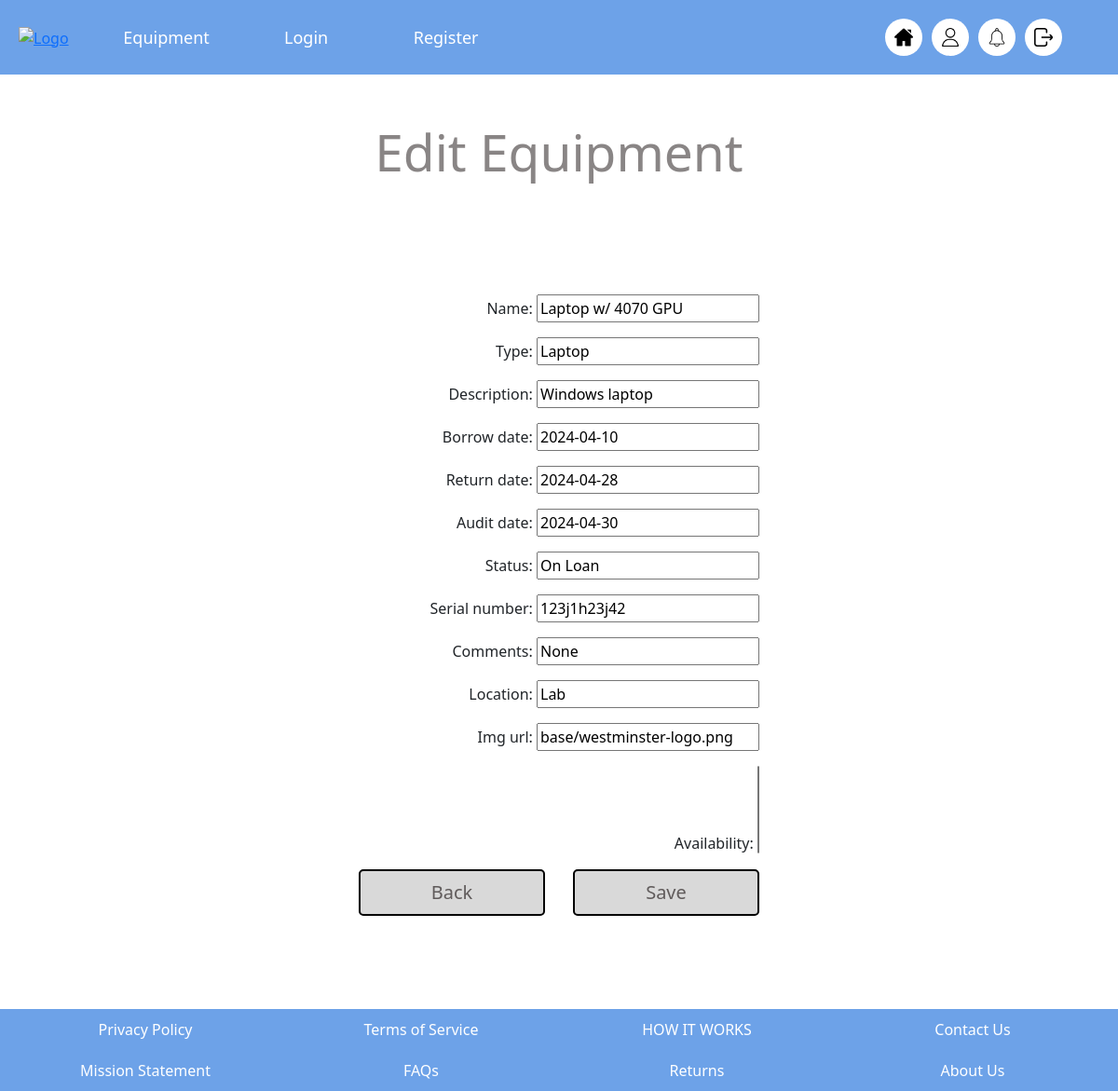
Screenshot of /edit_equipment/5/ with the database file from the repository.
### base/models.py (models this page shows, shortened)
class Equipment(models.Model):
    name = models.CharField(max_length=254, default="N/A")
    type = models.CharField( max_length=254, default="Other")
    description = models.CharField(max_length=254)
    borrow_date = models.DateField(null=True)
    return_date = models.DateField(null=True)
    audit_date = models.DateField(null=True)
    status = models.CharField( max_length=254, null=True)
    serial_number = models.CharField( max_length=50, null=True)
    comments = models.CharField( max_length=254, default="None")
    location = models.CharField(max_length=254, default="Other")
    img_url = models.CharField(max_length=254, default="base/westminster-logo.png")
    updated = models.DateTimeField(auto_now=True)
    created = models.DateTimeField(auto_now=True)
    availability = models.ManyToManyField(User, related_name='reserved_equipment', blank=True)

### base/views.py (the view)
# urls.py: path('edit_equipment/<int:id>/', views.edit_equipment, name='edit_equipment'),
def edit_equipment(request, id):
    equipment = Equipment.objects.get(id=id)
    if request.method == "POST":
        form = EditEquipmentForm(request.POST, instance=equipment)
        if form.is_valid():
            form.save()
            return redirect("equipment_list")
    else:
        form = EditEquipmentForm(instance=equipment)
    return render(request, "base/edit-equipment.html", {"form": form})

### base/forms.py
class EditEquipmentForm(forms.ModelForm):
    class Meta:
        model = Equipment
        fields = "__all__"

### base/templates/base/edit-equipment.html (shortened to what this page needs)
{% extends 'main.html' %} {% block content %}
<main>
  <h1>Edit Equipment</h1>
  <form class="edit-equipment-form" method="post">
    {{ form.as_p }}
    <div class="signup-btn-section">
      <a class="form-button" href="{% url 'equipment_list' %}">Back</a>
      <button type="submit" class="form-button">Save</button>
    </div>
  </form>
</main>
{% endblock content %}

### static/main-style.css (style rules this page uses)
main { display: flex; flex-direction: column; align-items: center; }
h1 { padding: 50px 0; color: #898585; font-size: 55px; font-weight: 100; margin-bottom: 70px; }
.form-button { display: flex; align-items: center; justify-content: center; width: 200px; height: 50px; font-size: 20px; text-decoration: none; background-color: #d9d9d9; color: #605b5b; border-radius: 5px; border: 2px solid black; }
.signup-btn-section { display: flex; gap: 30px; }

### base/templates/base/edit-equipment.html (style rules this page uses)
.edit-equipment-form { display: flex; flex-direction: column; align-items: flex-end; }

### rows the page displays
Equipment: name "Laptop w/ 4070 GPU", type "Laptop", description "Windows laptop", borrow_date "2024-04-10", return_date "2024-04-28", audit_date "2024-04-30", status "On Loan", serial_number "123j1h23j42", comments "None", location "Lab", img_url "base/westminster-logo.png"
